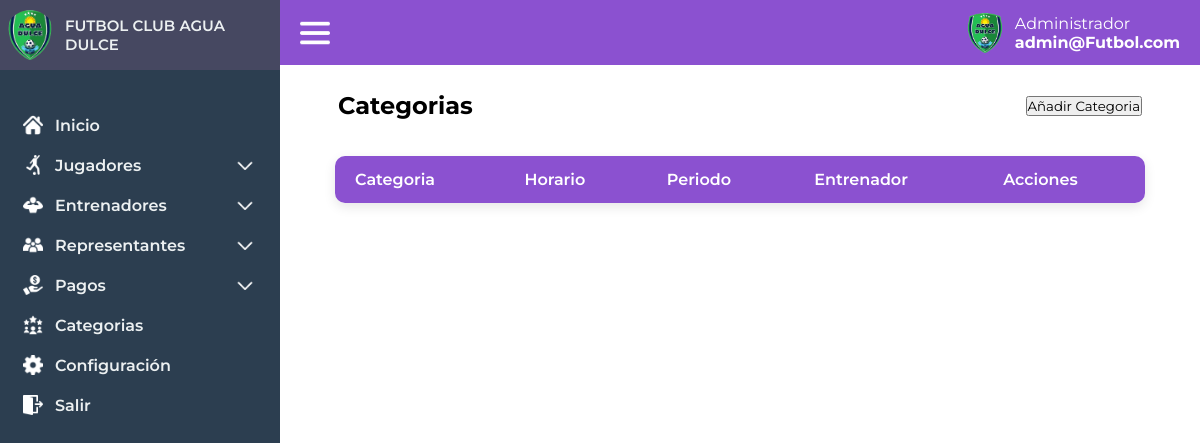
Before: /administrador/categorias (signed in) with the older database file.
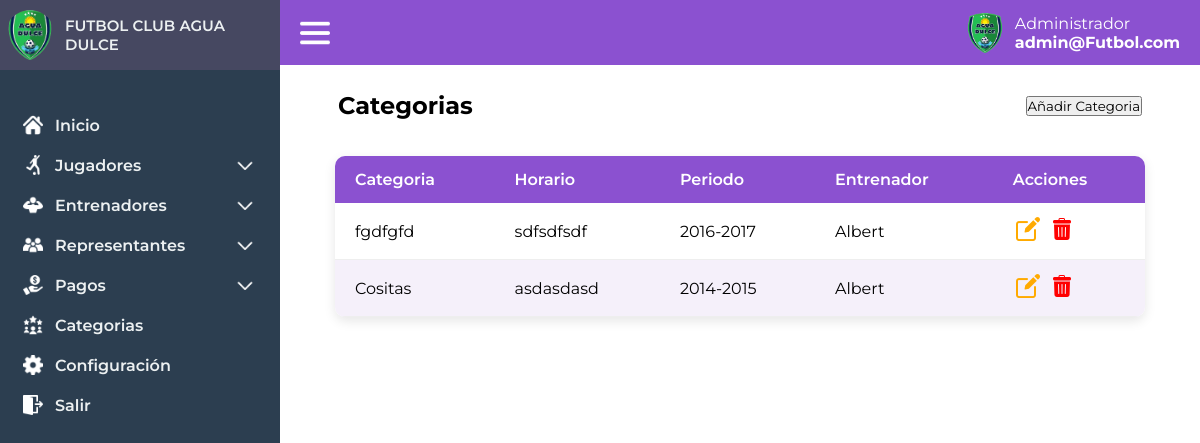
After: the same page with the newer database file.
### tables this page shows
CREATE TABLE `categorias` (
  `id` int(11) NOT NULL,
  `nombre_categoria` varchar(50) DEFAULT NULL,
  `periodo` varchar(20) DEFAULT NULL,
  `entrenador_id` int(11) DEFAULT NULL,
  `horario` varchar(100) DEFAULT NULL
);

CREATE TABLE `entrenadores` (
  `id` int(11) NOT NULL,
  `nombre_completo` varchar(100) NOT NULL,
  `cedula` varchar(20) NOT NULL,
  `telefono` varchar(20) DEFAULT NULL,
  `correo` varchar(100) DEFAULT NULL,
  `fecha_nacimiento` date NOT NULL,
  `direccion` text NOT NULL,
  `foto` varchar(255) NOT NULL
);

### controlador/vistas.php (called while the page is built, shortened)
<?php
class vistas
{
    function vistan($vista){
        require "vistas/".$vista.".php";
    }
}
?>

### controlador/administrador.php (called while the page is built, shortened)
<?php
require_once "modelo/adminmodel.php";
class administrador extends vistas{
        public function categorias(){
            $this->categorys = adminModel::getCategorys();
            $this->vistan('administrador/categorys');
        }
}
?>

### modelo/database.php (called while the page is built, shortened)
<?php
    class Database
    {
        public static function getDatabase(){
            try {
                $db = new PDO("mysql:host=localhost;dbname=futbolclub", "root", "");
                return $db;
            } catch (Exception $e) {
                return false;
            }
        }
    }
    ?>

### modelo/adminmodel.php (called while the page is built, shortened)
<?php
    require_once "database.php";
    class adminModel extends Database
    {
    public static function getCategorys() {
        try {
            $stmt = Database::getDatabase()->prepare("
                SELECT categorias.*, entrenadores.nombre_completo AS nombre_entrenador FROM categorias JOIN entrenadores ON entrenadores.id = categorias.entrenador_id
            ");
            $stmt->execute();
            return $stmt->fetchAll(PDO::FETCH_ASSOC);
        } catch (PDOException $e) {
            return null;
        }
    }
}
?>

### vistas/administrador/categorys.php (the view, shortened to what this page needs)
<!DOCTYPE html>
<html lang="es">
<head>
    <link rel="stylesheet" href="/FutbolClub/assets/css/index.css">
    <link rel="stylesheet" href="/FutbolClub/assets/css/players.css">
</head>
<body>
    <?php include("vistas/layout/header.php") ?>
    <main class="index-main" id="index-main">
<?php include('vistas/layout/session.php'); ?>
        <div class="list_categorys">
            <div class="list_categorys-titles">
                <h2>Categorias</h2>
                <button id="add-category-button">Añadir Categoria</button>
            </div>
            <div class="categorys">
                <table class="category-table">
                    <thead>
                        <tr>
                            <th>Categoria</th>
                            <th>Horario</th>
                            <th>Periodo</th>
                            <th>Entrenador</th>
                            <th>Acciones</th>
                        </tr>
                    </thead>
                    <tbody>
                        <?php
                        foreach ($this->categorys as $categoria):?>
                        <tr data-id="<?php echo $categoria['id']?>">
                            <td><?php echo $categoria['nombre_categoria']?></td>
                            <td><?php echo $categoria['horario']?></td>
                            <td><?php echo $categoria['periodo']?></td>
                            <td><?php echo $categoria['nombre_entrenador']?></td>
                            <td>
                                <a class="edit-button" ><img src="/FutbolClub/assets/img/editar.png" alt=""></a>
                                <a class="delete-button" data-id="<?php echo $categoria['id']?>" data-name="<?php echo $categoria['nombre_categoria']?>"><img src="/FutbolClub/assets/img/papelera.png" alt=""></a>
                            </td>
                        </tr>
                        <?php endforeach;
                        ?>
                    </tbody>
                </table>
            </div>
        </div>
    </main>
</body>
</html>

Changed rows visible on the page:
added categorias: nombre_categoria "fgdfgfd", horario "sdfsdfsdf", periodo "2016-2017", entrenador.nombre_completo "Albert"
added categorias: nombre_categoria "Cositas", horario "asdasdasd", periodo "2014-2015", entrenador.nombre_completo "Albert"
